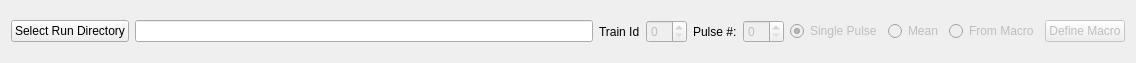
<?xml version="1.0" encoding="UTF-8"?>
<ui version="4.0">
 <class>Form</class>
 <widget class="QWidget" name="Form">
  <property name="geometry">
   <rect>
    <x>0</x>
    <y>0</y>
    <width>1136</width>
    <height>63</height>
   </rect>
  </property>
  <property name="windowTitle">
   <string>Form</string>
  </property>
  <layout class="QHBoxLayout" name="horizontalLayout_3">
   <item>
    <layout class="QGridLayout" name="gridLayout">
     <item row="0" column="0">
      <widget class="QPushButton" name="bt_select_run_dir">
       <property name="toolTip">
        <string>Select a Run directory</string>
       </property>
       <property name="text">
        <string>Select Run Directory</string>
       </property>
      </widget>
     </item>
     <item row="0" column="1">
      <widget class="QLineEdit" name="le_run_directory">
       <property name="readOnly">
        <bool>true</bool>
       </property>
      </widget>
     </item>
     <item row="0" column="2">
      <layout class="QHBoxLayout" name="horizontalLayout_2">
       <item>
        <widget class="QLabel" name="label">
         <property name="text">
          <string>Train Id</string>
         </property>
        </widget>
       </item>
       <item>
        <widget class="QSpinBox" name="sb_train_id">
         <property name="enabled">
          <bool>false</bool>
         </property>
         <property name="toolTip">
          <string>Select TrainId</string>
         </property>
        </widget>
       </item>
      </layout>
     </item>
     <item row="0" column="3">
      <layout class="QHBoxLayout" name="horizontalLayout">
       <item>
        <widget class="QLabel" name="label_2">
         <property name="text">
          <string>Pulse #:</string>
         </property>
        </widget>
       </item>
       <item>
        <widget class="QSpinBox" name="sb_pulse_id">
         <property name="enabled">
          <bool>false</bool>
         </property>
         <property name="toolTip">
          <string>&lt;html&gt;&lt;head/&gt;&lt;body&gt;&lt;p&gt;Select Specific Pulse&lt;/p&gt;&lt;/body&gt;&lt;/html&gt;</string>
         </property>
        </widget>
       </item>
      </layout>
     </item>
     <item row="0" column="4">
      <widget class="QRadioButton" name="rb_pulse">
       <property name="enabled">
        <bool>false</bool>
       </property>
       <property name="toolTip">
        <string>&lt;html&gt;&lt;head/&gt;&lt;body&gt;&lt;p&gt;Select a Single Pulse&lt;/p&gt;&lt;/body&gt;&lt;/html&gt;</string>
       </property>
       <property name="text">
        <string>Single Pulse</string>
       </property>
       <property name="checked">
        <bool>true</bool>
       </property>
      </widget>
     </item>
     <item row="0" column="5">
      <widget class="QRadioButton" name="rb_mean">
       <property name="enabled">
        <bool>false</bool>
       </property>
       <property name="toolTip">
        <string>&lt;html&gt;&lt;head/&gt;&lt;body&gt;&lt;p&gt;Apply Average over all Pulses&lt;/p&gt;&lt;/body&gt;&lt;/html&gt;</string>
       </property>
       <property name="text">
        <string>Mean</string>
       </property>
      </widget>
     </item>
     <item row="0" column="6">
      <widget class="QRadioButton" name="rb_macro">
       <property name="enabled">
        <bool>false</bool>
       </property>
       <property name="text">
        <string>From Macro</string>
       </property>
      </widget>
     </item>
     <item row="0" column="7">
      <widget class="QPushButton" name="bt_define_macro">
       <property name="enabled">
        <bool>false</bool>
       </property>
       <property name="text">
        <string>Define Macro</string>
       </property>
      </widget>
     </item>
    </layout>
   </item>
  </layout>
 </widget>
 <resources/>
 <connections/>
</ui>
